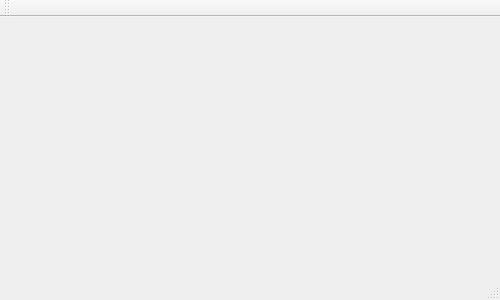
<?xml version="1.0" encoding="UTF-8"?>
<ui version="4.0">
 <class>MainWindow</class>
 <widget class="QMainWindow" name="MainWindow">
  <property name="geometry">
   <rect>
    <x>0</x>
    <y>0</y>
    <width>500</width>
    <height>300</height>
   </rect>
  </property>
  <property name="windowTitle">
   <string>MainWindow</string>
  </property>
  <widget class="QWidget" name="centralWidget"/>
  <widget class="QMenuBar" name="menuBar">
   <property name="geometry">
    <rect>
     <x>0</x>
     <y>0</y>
     <width>500</width>
     <height>21</height>
    </rect>
   </property>
  </widget>
  <widget class="QToolBar" name="mainToolBar">
   <attribute name="toolBarArea">
    <enum>TopToolBarArea</enum>
   </attribute>
   <attribute name="toolBarBreak">
    <bool>false</bool>
   </attribute>
  </widget>
  <widget class="QStatusBar" name="statusBar"/>
 </widget>
 <layoutdefault spacing="6" margin="11"/>
 <resources/>
 <connections/>
</ui>
